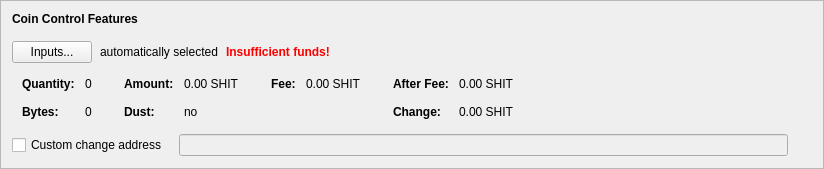
      <widget class="QFrame" name="frameCoinControl">
       <property name="sizePolicy">
        <sizepolicy hsizetype="Preferred" vsizetype="Fixed">
         <horstretch>0</horstretch>
         <verstretch>0</verstretch>
        </sizepolicy>
       </property>
       <property name="frameShape">
        <enum>QFrame::StyledPanel</enum>
       </property>
       <property name="frameShadow">
        <enum>QFrame::Raised</enum>
       </property>
       <layout class="QVBoxLayout" name="verticalLayout_4">
        <item>
         <layout class="QVBoxLayout" name="verticalLayoutCoinControl" stretch="0,0,0,0,0">
          <property name="spacing">
           <number>0</number>
          </property>
          <property name="sizeConstraint">
           <enum>QLayout::SetDefaultConstraint</enum>
          </property>
          <property name="leftMargin">
           <number>0</number>
          </property>
          <property name="topMargin">
           <number>0</number>
          </property>
          <item>
           <layout class="QHBoxLayout" name="horizontalLayoutCoinControl1">
            <property name="bottomMargin">
             <number>15</number>
            </property>
            <item>
             <widget class="QLabel" name="labelCoinControlFeatures">
              <property name="sizePolicy">
               <sizepolicy hsizetype="Preferred" vsizetype="Maximum">
                <horstretch>0</horstretch>
                <verstretch>0</verstretch>
               </sizepolicy>
              </property>
              <property name="font">
               <font>
                <weight>75</weight>
                <bold>true</bold>
               </font>
              </property>
              <property name="styleSheet">
               <string notr="true">font-weight:bold;</string>
              </property>
              <property name="text">
               <string>Coin Control Features</string>
              </property>
             </widget>
            </item>
           </layout>
          </item>
          <item>
           <layout class="QHBoxLayout" name="horizontalLayoutCoinControl2" stretch="0,0,0,0">
            <property name="spacing">
             <number>8</number>
            </property>
            <property name="bottomMargin">
             <number>10</number>
            </property>
            <item>
             <widget class="QPushButton" name="pushButtonCoinControl">
              <property name="styleSheet">
               <string notr="true"/>
              </property>
              <property name="text">
               <string>Inputs...</string>
              </property>
              <property name="autoDefault">
               <bool>false</bool>
              </property>
             </widget>
            </item>
            <item>
             <widget class="QLabel" name="labelCoinControlAutomaticallySelected">
              <property name="text">
               <string>automatically selected</string>
              </property>
              <property name="margin">
               <number>5</number>
              </property>
             </widget>
            </item>
            <item>
             <widget class="QLabel" name="labelCoinControlInsuffFunds">
              <property name="font">
               <font>
                <weight>75</weight>
                <bold>true</bold>
               </font>
              </property>
              <property name="styleSheet">
               <string notr="true">color:red;font-weight:bold;</string>
              </property>
              <property name="text">
               <string>Insufficient funds!</string>
              </property>
              <property name="margin">
               <number>5</number>
              </property>
             </widget>
            </item>
            <item>
             <spacer name="horizontalSpacerCoinControl">
              <property name="orientation">
               <enum>Qt::Horizontal</enum>
              </property>
              <property name="sizeHint" stdset="0">
               <size>
                <width>40</width>
                <height>1</height>
               </size>
              </property>
             </spacer>
            </item>
           </layout>
          </item>
          <item>
           <widget class="QWidget" name="widgetCoinControl" native="true">
            <property name="sizePolicy">
             <sizepolicy hsizetype="Preferred" vsizetype="Preferred">
              <horstretch>0</horstretch>
              <verstretch>0</verstretch>
             </sizepolicy>
            </property>
            <property name="minimumSize">
             <size>
              <width>0</width>
              <height>0</height>
             </size>
            </property>
            <property name="styleSheet">
             <string notr="true"/>
            </property>
            <layout class="QHBoxLayout" name="horizontalLayoutCoinControl5">
             <property name="leftMargin">
              <number>0</number>
             </property>
             <property name="topMargin">
              <number>0</number>
             </property>
             <property name="rightMargin">
              <number>0</number>
             </property>
             <property name="bottomMargin">
              <number>0</number>
             </property>
             <item>
              <layout class="QHBoxLayout" name="horizontalLayoutCoinControl3" stretch="0,0,0,1">
               <property name="spacing">
                <number>20</number>
               </property>
               <property name="topMargin">
                <number>0</number>
               </property>
               <property name="bottomMargin">
                <number>10</number>
               </property>
               <item>
                <layout class="QFormLayout" name="formLayoutCoinControl1">
                 <property name="horizontalSpacing">
                  <number>10</number>
                 </property>
                 <property name="verticalSpacing">
                  <number>14</number>
                 </property>
                 <property name="leftMargin">
                  <number>10</number>
                 </property>
                 <property name="topMargin">
                  <number>4</number>
                 </property>
                 <property name="rightMargin">
                  <number>6</number>
                 </property>
                 <item row="0" column="0">
                  <widget class="QLabel" name="labelCoinControlQuantityText">
                   <property name="font">
                    <font>
                     <weight>75</weight>
                     <bold>true</bold>
                    </font>
                   </property>
                   <property name="text">
                    <string>Quantity:</string>
                   </property>
                   <property name="margin">
                    <number>0</number>
                   </property>
                  </widget>
                 </item>
                 <item row="0" column="1">
                  <widget class="QLabel" name="labelCoinControlQuantity">
                   <property name="cursor">
                    <cursorShape>IBeamCursor</cursorShape>
                   </property>
                   <property name="contextMenuPolicy">
                    <enum>Qt::ActionsContextMenu</enum>
                   </property>
                   <property name="text">
                    <string notr="true">0</string>
                   </property>
                   <property name="margin">
                    <number>0</number>
                   </property>
                   <property name="textInteractionFlags">
                    <set>Qt::LinksAccessibleByMouse|Qt::TextSelectableByKeyboard|Qt::TextSelectableByMouse</set>
                   </property>
                  </widget>
                 </item>
                 <item row="1" column="0">
                  <widget class="QLabel" name="labelCoinControlBytesText">
                   <property name="font">
                    <font>
                     <weight>75</weight>
                     <bold>true</bold>
                    </font>
                   </property>
                   <property name="text">
                    <string>Bytes:</string>
                   </property>
                  </widget>
                 </item>
                 <item row="1" column="1">
                  <widget class="QLabel" name="labelCoinControlBytes">
                   <property name="cursor">
                    <cursorShape>IBeamCursor</cursorShape>
                   </property>
                   <property name="contextMenuPolicy">
                    <enum>Qt::ActionsContextMenu</enum>
                   </property>
                   <property name="text">
                    <string notr="true">0</string>
                   </property>
                   <property name="textInteractionFlags">
                    <set>Qt::LinksAccessibleByMouse|Qt::TextSelectableByKeyboard|Qt::TextSelectableByMouse</set>
                   </property>
                  </widget>
                 </item>
                </layout>
               </item>
               <item>
                <layout class="QFormLayout" name="formLayoutCoinControl2">
                 <property name="horizontalSpacing">
                  <number>10</number>
                 </property>
                 <property name="verticalSpacing">
                  <number>14</number>
                 </property>
                 <property name="leftMargin">
                  <number>6</number>
                 </property>
                 <property name="topMargin">
                  <number>4</number>
                 </property>
                 <property name="rightMargin">
                  <number>6</number>
                 </property>
                 <item row="0" column="0">
                  <widget class="QLabel" name="labelCoinControlAmountText">
                   <property name="font">
                    <font>
                     <weight>75</weight>
                     <bold>true</bold>
                    </font>
                   </property>
                   <property name="text">
                    <string>Amount:</string>
                   </property>
                   <property name="margin">
                    <number>0</number>
                   </property>
                  </widget>
                 </item>
                 <item row="0" column="1">
                  <widget class="QLabel" name="labelCoinControlAmount">
                   <property name="cursor">
                    <cursorShape>IBeamCursor</cursorShape>
                   </property>
                   <property name="contextMenuPolicy">
                    <enum>Qt::ActionsContextMenu</enum>
                   </property>
                   <property name="text">
                    <string notr="true">0.00 SHIT</string>
                   </property>
                   <property name="textInteractionFlags">
                    <set>Qt::LinksAccessibleByMouse|Qt::TextSelectableByKeyboard|Qt::TextSelectableByMouse</set>
                   </property>
                  </widget>
                 </item>
                 <item row="1" column="0">
                  <widget class="QLabel" name="labelCoinControlLowOutputText">
                   <property name="font">
                    <font>
                     <weight>75</weight>
                     <bold>true</bold>
                    </font>
                   </property>
                   <property name="text">
                    <string>Dust:</string>
                   </property>
                  </widget>
                 </item>
                 <item row="1" column="1">
                  <widget class="QLabel" name="labelCoinControlLowOutput">
                   <property name="cursor">
                    <cursorShape>IBeamCursor</cursorShape>
                   </property>
                   <property name="contextMenuPolicy">
                    <enum>Qt::ActionsContextMenu</enum>
                   </property>
                   <property name="text">
                    <string notr="true">no</string>
                   </property>
                   <property name="textInteractionFlags">
                    <set>Qt::LinksAccessibleByMouse|Qt::TextSelectableByKeyboard|Qt::TextSelectableByMouse</set>
                   </property>
                  </widget>
                 </item>
                </layout>
               </item>
               <item>
                <layout class="QFormLayout" name="formLayoutCoinControl3">
                 <property name="horizontalSpacing">
                  <number>10</number>
                 </property>
                 <property name="verticalSpacing">
                  <number>14</number>
                 </property>
                 <property name="leftMargin">
                  <number>6</number>
                 </property>
                 <property name="topMargin">
                  <number>4</number>
                 </property>
                 <property name="rightMargin">
                  <number>6</number>
                 </property>
                 <item row="0" column="0">
                  <widget class="QLabel" name="labelCoinControlFeeText">
                   <property name="font">
                    <font>
                     <weight>75</weight>
                     <bold>true</bold>
                    </font>
                   </property>
                   <property name="text">
                    <string>Fee:</string>
                   </property>
                   <property name="margin">
                    <number>0</number>
                   </property>
                  </widget>
                 </item>
                 <item row="0" column="1">
                  <widget class="QLabel" name="labelCoinControlFee">
                   <property name="cursor">
                    <cursorShape>IBeamCursor</cursorShape>
                   </property>
                   <property name="contextMenuPolicy">
                    <enum>Qt::ActionsContextMenu</enum>
                   </property>
                   <property name="text">
                    <string notr="true">0.00 SHIT</string>
                   </property>
                   <property name="textInteractionFlags">
                    <set>Qt::LinksAccessibleByMouse|Qt::TextSelectableByKeyboard|Qt::TextSelectableByMouse</set>
                   </property>
                  </widget>
                 </item>
                </layout>
               </item>
               <item>
                <layout class="QFormLayout" name="formLayoutCoinControl4">
                 <property name="horizontalSpacing">
                  <number>10</number>
                 </property>
                 <property name="verticalSpacing">
                  <number>14</number>
                 </property>
                 <property name="leftMargin">
                  <number>6</number>
                 </property>
                 <property name="topMargin">
                  <number>4</number>
                 </property>
                 <property name="rightMargin">
                  <number>6</number>
                 </property>
                 <item row="0" column="0">
                  <widget class="QLabel" name="labelCoinControlAfterFeeText">
                   <property name="font">
                    <font>
                     <weight>75</weight>
                     <bold>true</bold>
                    </font>
                   </property>
                   <property name="text">
                    <string>After Fee:</string>
                   </property>
                   <property name="margin">
                    <number>0</number>
                   </property>
                  </widget>
                 </item>
                 <item row="0" column="1">
                  <widget class="QLabel" name="labelCoinControlAfterFee">
                   <property name="cursor">
                    <cursorShape>IBeamCursor</cursorShape>
                   </property>
                   <property name="contextMenuPolicy">
                    <enum>Qt::ActionsContextMenu</enum>
                   </property>
                   <property name="text">
                    <string notr="true">0.00 SHIT</string>
                   </property>
                   <property name="textInteractionFlags">
                    <set>Qt::LinksAccessibleByMouse|Qt::TextSelectableByKeyboard|Qt::TextSelectableByMouse</set>
                   </property>
                  </widget>
                 </item>
                 <item row="1" column="0">
                  <widget class="QLabel" name="labelCoinControlChangeText">
                   <property name="font">
                    <font>
                     <weight>75</weight>
                     <bold>true</bold>
                    </font>
                   </property>
                   <property name="text">
                    <string>Change:</string>
                   </property>
                  </widget>
                 </item>
                 <item row="1" column="1">
                  <widget class="QLabel" name="labelCoinControlChange">
                   <property name="cursor">
                    <cursorShape>IBeamCursor</cursorShape>
                   </property>
                   <property name="contextMenuPolicy">
                    <enum>Qt::ActionsContextMenu</enum>
                   </property>
                   <property name="text">
                    <string notr="true">0.00 SHIT</string>
                   </property>
                   <property name="textInteractionFlags">
                    <set>Qt::LinksAccessibleByMouse|Qt::TextSelectableByKeyboard|Qt::TextSelectableByMouse</set>
                   </property>
                  </widget>
                 </item>
                </layout>
               </item>
              </layout>
             </item>
            </layout>
           </widget>
          </item>
          <item>
           <layout class="QHBoxLayout" name="horizontalLayoutCoinControl4" stretch="0,0,0">
            <property name="spacing">
             <number>12</number>
            </property>
            <property name="sizeConstraint">
             <enum>QLayout::SetDefaultConstraint</enum>
            </property>
            <property name="topMargin">
             <number>5</number>
            </property>
            <property name="rightMargin">
             <number>5</number>
            </property>
            <item>
             <widget class="QCheckBox" name="checkBoxCoinControlChange">
              <property name="toolTip">
               <string>If this is activated, but the change address is empty or invalid, change will be sent to a newly generated address.</string>
              </property>
              <property name="text">
               <string>Custom change address</string>
              </property>
             </widget>
            </item>
            <item>
             <widget class="QValidatedLineEdit" name="lineEditCoinControlChange">
              <property name="enabled">
               <bool>false</bool>
              </property>
              <property name="sizePolicy">
               <sizepolicy hsizetype="Expanding" vsizetype="Fixed">
                <horstretch>0</horstretch>
                <verstretch>0</verstretch>
               </sizepolicy>
              </property>
             </widget>
            </item>
            <item>
             <widget class="QLabel" name="labelCoinControlChangeLabel">
              <property name="sizePolicy">
               <sizepolicy hsizetype="Preferred" vsizetype="Expanding">
                <horstretch>0</horstretch>
                <verstretch>0</verstretch>
               </sizepolicy>
              </property>
              <property name="minimumSize">
               <size>
                <width>0</width>
                <height>0</height>
               </size>
              </property>
              <property name="text">
               <string/>
              </property>
              <property name="margin">
               <number>3</number>
              </property>
             </widget>
            </item>
           </layout>
          </item>
          <item>
           <spacer name="verticalSpacerCoinControl">
            <property name="orientation">
             <enum>Qt::Vertical</enum>
            </property>
            <property name="sizeType">
             <enum>QSizePolicy::Expanding</enum>
            </property>
            <property name="sizeHint" stdset="0">
             <size>
              <width>800</width>
              <height>1</height>
             </size>
            </property>
           </spacer>
          </item>
         </layout>
        </item>
       </layout>
      </widget>
